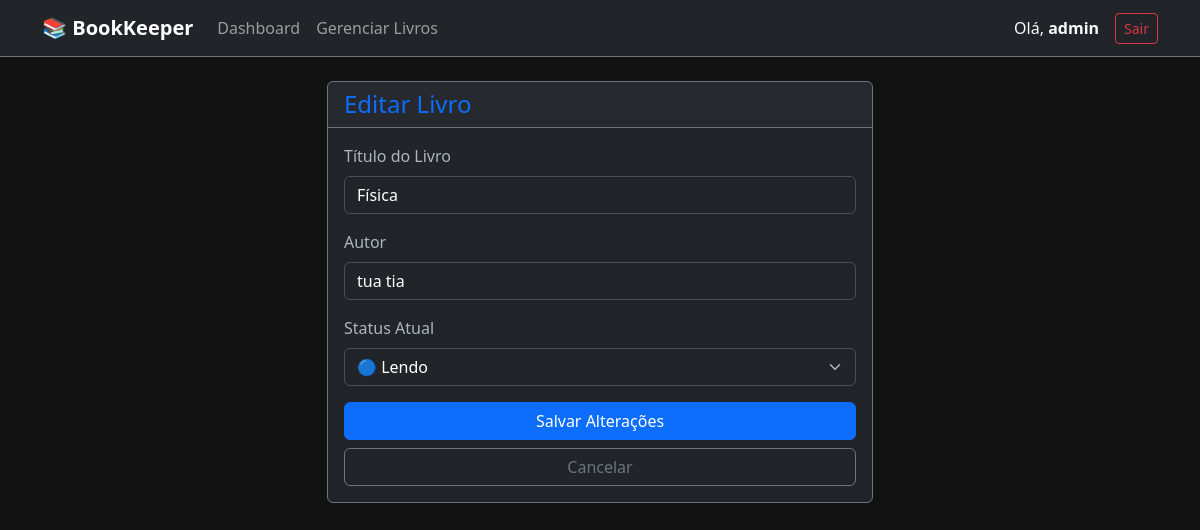
/editar/3 (signed in), run on the app's committed database.
### app.py (models this page shows)
class Livro(db.Model):
    id = db.Column(db.Integer, primary_key=True)
    titulo = db.Column(db.String(100), nullable=False)
    autor = db.Column(db.String(100), nullable=False)
    status = db.Column(db.String(20), default='Disponível')
    usuario_id = db.Column(db.Integer, db.ForeignKey('usuario.id'), nullable=False)

### app.py (the view)
@app.route('/editar/<int:id>', methods=['GET', 'POST'])
def editar(id):
    if 'usuario_nome' not in session:
        return redirect(url_for('login'))
    livro = Livro.query.get_or_404(id)
    if livro.usuario_id != session['usuario_id']:
        return "<h3>Acesso Negado!</h3>"
    if request.method == 'POST':
        livro.titulo = request.form['titulo']
        livro.autor = request.form['autor']
        livro.status = request.form['status']
        db.session.commit()
        return redirect(url_for('livros'))
    return render_template('editar.html', livro=livro)

### templates/editar.html (shortened to what this page needs)
{% extends 'base.html' %}
{% block content %}
<div class="row justify-content-center">
    <div class="col-md-6">
        <div class="card bg-dark border-secondary">
            <div class="card-header border-secondary">
                <h4 class="mb-0 text-primary">Editar Livro</h4>
            </div>
            <div class="card-body">
                <form action="/editar/{{ livro.id }}" method="POST">
                    <div class="mb-3">
                        <label for="titulo" class="form-label">Título do Livro</label>
                        <input type="text" class="form-control bg-dark text-white"
                               id="titulo" name="titulo"
                               value="{{ livro.titulo }}" required>
                    </div>
                    <div class="mb-3">
                        <label for="autor" class="form-label">Autor</label>
                        <input type="text" class="form-control bg-dark text-white"
                               id="autor" name="autor"
                               value="{{ livro.autor }}" required>
                    </div>
                    <div class="mb-3">
                        <label class="form-label">Status Atual</label>
                        <select class="form-select bg-dark text-white" name="status">
                            <option value="Lendo" {% if livro.status == 'Lendo' %}selected{% endif %}>🔵 Lendo</option>
                        </select>
                    </div>
                    <div class="d-grid gap-2">
                        <button type="submit" class="btn btn-primary">Salvar Alterações</button>
                        <a href="/livros" class="btn btn-outline-secondary">Cancelar</a>
                    </div>
                </form>
            </div>
        </div>
    </div>
</div>
{% endblock %}

### templates/base.html (style rules this page uses)
body { background-color: #121212; }

### data on the page
Livro: titulo "Física", autor "tua tia", status "🔵 Lendo"

### other printed values
{{ session['usuario_nome'] }} "admin"
